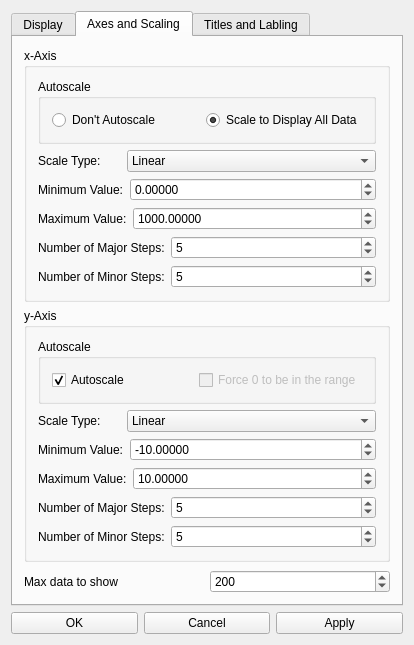
<?xml version="1.0" encoding="UTF-8"?>
<ui version="4.0">
 <class>GPlotPropertiesWidget</class>
 <widget class="QWidget" name="GPlotPropertiesWidget">
  <property name="geometry">
   <rect>
    <x>0</x>
    <y>0</y>
    <width>402</width>
    <height>582</height>
   </rect>
  </property>
  <property name="windowTitle">
   <string>GPlotPropertiesWidget</string>
  </property>
  <layout class="QHBoxLayout" name="horizontalLayout">
   <item>
    <layout class="QVBoxLayout" name="verticalLayout_11">
     <item>
      <widget class="QTabWidget" name="tabWidget">
       <property name="currentIndex">
        <number>1</number>
       </property>
       <widget class="QWidget" name="tabGeneral">
        <attribute name="title">
         <string>Display</string>
        </attribute>
        <layout class="QVBoxLayout" name="verticalLayout_12">
         <item>
          <widget class="QGroupBox" name="groupBox_10">
           <property name="title">
            <string>Grid</string>
           </property>
           <layout class="QVBoxLayout" name="verticalLayout_13">
            <item>
             <layout class="QHBoxLayout" name="horizontalLayout_27">
              <item>
               <widget class="QCheckBox" name="checkXMajor">
                <property name="text">
                 <string>Display x Gridlines (Major)</string>
                </property>
               </widget>
              </item>
              <item>
               <widget class="QCheckBox" name="checkXMinor">
                <property name="text">
                 <string>Display x Gridlines (Minor)</string>
                </property>
               </widget>
              </item>
             </layout>
            </item>
            <item>
             <layout class="QHBoxLayout" name="horizontalLayout_28">
              <item>
               <widget class="QCheckBox" name="checkYMajor">
                <property name="text">
                 <string>Display y Gridlines (Major)</string>
                </property>
               </widget>
              </item>
              <item>
               <widget class="QCheckBox" name="checkYMinor">
                <property name="text">
                 <string>Display y Gridlines (Minor)</string>
                </property>
               </widget>
              </item>
             </layout>
            </item>
            <item>
             <layout class="QHBoxLayout" name="horizontalLayout_29">
              <item>
               <widget class="QLabel" name="label_21">
                <property name="sizePolicy">
                 <sizepolicy hsizetype="Preferred" vsizetype="Preferred">
                  <horstretch>1</horstretch>
                  <verstretch>0</verstretch>
                 </sizepolicy>
                </property>
                <property name="text">
                 <string>Pen Style (Major):</string>
                </property>
               </widget>
              </item>
              <item>
               <widget class="QComboBox" name="comboPenMajor">
                <property name="sizePolicy">
                 <sizepolicy hsizetype="Preferred" vsizetype="Fixed">
                  <horstretch>3</horstretch>
                  <verstretch>0</verstretch>
                 </sizepolicy>
                </property>
                <item>
                 <property name="text">
                  <string>Solid Line</string>
                 </property>
                </item>
                <item>
                 <property name="text">
                  <string>Dash Line</string>
                 </property>
                </item>
                <item>
                 <property name="text">
                  <string>Dot Line</string>
                 </property>
                </item>
                <item>
                 <property name="text">
                  <string>Dash Dot Line</string>
                 </property>
                </item>
                <item>
                 <property name="text">
                  <string>Dash Dot Dot Line</string>
                 </property>
                </item>
               </widget>
              </item>
             </layout>
            </item>
            <item>
             <layout class="QHBoxLayout" name="horizontalLayout_30">
              <item>
               <widget class="QLabel" name="label_22">
                <property name="sizePolicy">
                 <sizepolicy hsizetype="Preferred" vsizetype="Preferred">
                  <horstretch>1</horstretch>
                  <verstretch>0</verstretch>
                 </sizepolicy>
                </property>
                <property name="text">
                 <string>Pen Color (Major):</string>
                </property>
               </widget>
              </item>
              <item>
               <widget class="QtColorPicker" name="colorpickerMajor">
                <property name="sizePolicy">
                 <sizepolicy hsizetype="Minimum" vsizetype="Fixed">
                  <horstretch>3</horstretch>
                  <verstretch>0</verstretch>
                 </sizepolicy>
                </property>
               </widget>
              </item>
             </layout>
            </item>
            <item>
             <layout class="QHBoxLayout" name="horizontalLayout_31">
              <item>
               <widget class="QLabel" name="label_23">
                <property name="sizePolicy">
                 <sizepolicy hsizetype="Preferred" vsizetype="Preferred">
                  <horstretch>1</horstretch>
                  <verstretch>0</verstretch>
                 </sizepolicy>
                </property>
                <property name="text">
                 <string>Pen Style (Minor):</string>
                </property>
               </widget>
              </item>
              <item>
               <widget class="QComboBox" name="comboPenMinor">
                <property name="sizePolicy">
                 <sizepolicy hsizetype="Preferred" vsizetype="Fixed">
                  <horstretch>3</horstretch>
                  <verstretch>0</verstretch>
                 </sizepolicy>
                </property>
                <item>
                 <property name="text">
                  <string>Solid Line</string>
                 </property>
                </item>
                <item>
                 <property name="text">
                  <string>Dash Line</string>
                 </property>
                </item>
                <item>
                 <property name="text">
                  <string>Dot Line</string>
                 </property>
                </item>
                <item>
                 <property name="text">
                  <string>Dash Dot Line</string>
                 </property>
                </item>
                <item>
                 <property name="text">
                  <string>Dash Dot Dot Line</string>
                 </property>
                </item>
               </widget>
              </item>
             </layout>
            </item>
            <item>
             <layout class="QHBoxLayout" name="horizontalLayout_32">
              <item>
               <widget class="QLabel" name="label_24">
                <property name="sizePolicy">
                 <sizepolicy hsizetype="Preferred" vsizetype="Preferred">
                  <horstretch>1</horstretch>
                  <verstretch>0</verstretch>
                 </sizepolicy>
                </property>
                <property name="text">
                 <string>Pen Color (Minor):</string>
                </property>
               </widget>
              </item>
              <item>
               <widget class="QtColorPicker" name="colorpickerMinor">
                <property name="sizePolicy">
                 <sizepolicy hsizetype="Minimum" vsizetype="Fixed">
                  <horstretch>3</horstretch>
                  <verstretch>0</verstretch>
                 </sizepolicy>
                </property>
               </widget>
              </item>
             </layout>
            </item>
           </layout>
          </widget>
         </item>
         <item>
          <widget class="QGroupBox" name="groupBox_11">
           <property name="title">
            <string>Curve</string>
           </property>
           <layout class="QVBoxLayout" name="verticalLayout_14">
            <item>
             <layout class="QHBoxLayout" name="horizontalLayout_33">
              <item>
               <widget class="QLabel" name="label_25">
                <property name="sizePolicy">
                 <sizepolicy hsizetype="Preferred" vsizetype="Preferred">
                  <horstretch>1</horstretch>
                  <verstretch>0</verstretch>
                 </sizepolicy>
                </property>
                <property name="text">
                 <string>Curve Style:</string>
                </property>
               </widget>
              </item>
              <item>
               <widget class="QComboBox" name="comboPenCurve">
                <property name="sizePolicy">
                 <sizepolicy hsizetype="Preferred" vsizetype="Fixed">
                  <horstretch>3</horstretch>
                  <verstretch>0</verstretch>
                 </sizepolicy>
                </property>
                <item>
                 <property name="text">
                  <string>Solid Line</string>
                 </property>
                </item>
                <item>
                 <property name="text">
                  <string>Dash Line</string>
                 </property>
                </item>
                <item>
                 <property name="text">
                  <string>Dot Line</string>
                 </property>
                </item>
                <item>
                 <property name="text">
                  <string>Dash Dot Line</string>
                 </property>
                </item>
                <item>
                 <property name="text">
                  <string>Dash Dot Dot Line</string>
                 </property>
                </item>
               </widget>
              </item>
             </layout>
            </item>
            <item>
             <layout class="QHBoxLayout" name="horizontalLayout_34">
              <item>
               <widget class="QLabel" name="label_26">
                <property name="sizePolicy">
                 <sizepolicy hsizetype="Preferred" vsizetype="Preferred">
                  <horstretch>1</horstretch>
                  <verstretch>0</verstretch>
                 </sizepolicy>
                </property>
                <property name="text">
                 <string>Curve Color:</string>
                </property>
               </widget>
              </item>
              <item>
               <widget class="QtColorPicker" name="colorpickerCurve">
                <property name="sizePolicy">
                 <sizepolicy hsizetype="Minimum" vsizetype="Fixed">
                  <horstretch>3</horstretch>
                  <verstretch>0</verstretch>
                 </sizepolicy>
                </property>
               </widget>
              </item>
             </layout>
            </item>
           </layout>
          </widget>
         </item>
         <item>
          <widget class="QGroupBox" name="groupBox_12">
           <property name="title">
            <string>Canvas</string>
           </property>
           <layout class="QHBoxLayout" name="horizontalLayout_35">
            <item>
             <widget class="QLabel" name="label_27">
              <property name="sizePolicy">
               <sizepolicy hsizetype="Preferred" vsizetype="Preferred">
                <horstretch>1</horstretch>
                <verstretch>0</verstretch>
               </sizepolicy>
              </property>
              <property name="text">
               <string>Background Color:</string>
              </property>
             </widget>
            </item>
            <item>
             <widget class="QtColorPicker" name="colorpickerBackground">
              <property name="sizePolicy">
               <sizepolicy hsizetype="Minimum" vsizetype="Fixed">
                <horstretch>3</horstretch>
                <verstretch>0</verstretch>
               </sizepolicy>
              </property>
              <property name="text">
               <string>Black</string>
              </property>
             </widget>
            </item>
           </layout>
          </widget>
         </item>
         <item>
          <spacer name="verticalSpacer_4">
           <property name="orientation">
            <enum>Qt::Vertical</enum>
           </property>
           <property name="sizeHint" stdset="0">
            <size>
             <width>20</width>
             <height>40</height>
            </size>
           </property>
          </spacer>
         </item>
        </layout>
       </widget>
       <widget class="QWidget" name="tabAxes">
        <attribute name="title">
         <string>Axes and Scaling</string>
        </attribute>
        <layout class="QVBoxLayout" name="verticalLayout_15">
         <item>
          <widget class="QGroupBox" name="groupBox_13">
           <property name="title">
            <string>x-Axis</string>
           </property>
           <layout class="QVBoxLayout" name="verticalLayout_16">
            <item>
             <widget class="QGroupBox" name="groupBox_14">
              <property name="title">
               <string>Autoscale</string>
              </property>
              <layout class="QHBoxLayout" name="horizontalLayout_36">
               <item>
                <widget class="QRadioButton" name="radioXAutoOff">
                 <property name="text">
                  <string>Don't Autoscale</string>
                 </property>
                 <property name="checked">
                  <bool>false</bool>
                 </property>
                </widget>
               </item>
               <item>
                <widget class="QRadioButton" name="radioXAll">
                 <property name="text">
                  <string>Scale to Display All Data</string>
                 </property>
                 <property name="checked">
                  <bool>true</bool>
                 </property>
                </widget>
               </item>
              </layout>
             </widget>
            </item>
            <item>
             <layout class="QHBoxLayout" name="horizontalLayout_37">
              <item>
               <widget class="QLabel" name="label_28">
                <property name="sizePolicy">
                 <sizepolicy hsizetype="Preferred" vsizetype="Preferred">
                  <horstretch>1</horstretch>
                  <verstretch>0</verstretch>
                 </sizepolicy>
                </property>
                <property name="text">
                 <string>Scale Type:</string>
                </property>
               </widget>
              </item>
              <item>
               <widget class="QComboBox" name="comboXScale">
                <property name="sizePolicy">
                 <sizepolicy hsizetype="Preferred" vsizetype="Fixed">
                  <horstretch>3</horstretch>
                  <verstretch>0</verstretch>
                 </sizepolicy>
                </property>
                <item>
                 <property name="text">
                  <string>Linear</string>
                 </property>
                </item>
                <item>
                 <property name="text">
                  <string>Logarithmic</string>
                 </property>
                </item>
               </widget>
              </item>
             </layout>
            </item>
            <item>
             <layout class="QHBoxLayout" name="horizontalLayout_38">
              <item>
               <widget class="QLabel" name="label_29">
                <property name="sizePolicy">
                 <sizepolicy hsizetype="Preferred" vsizetype="Preferred">
                  <horstretch>1</horstretch>
                  <verstretch>0</verstretch>
                 </sizepolicy>
                </property>
                <property name="text">
                 <string>Minimum Value:</string>
                </property>
               </widget>
              </item>
              <item>
               <widget class="QDoubleSpinBox" name="spinXMin">
                <property name="sizePolicy">
                 <sizepolicy hsizetype="Minimum" vsizetype="Fixed">
                  <horstretch>3</horstretch>
                  <verstretch>0</verstretch>
                 </sizepolicy>
                </property>
                <property name="decimals">
                 <number>5</number>
                </property>
                <property name="minimum">
                 <double>-10000000.000000000000000</double>
                </property>
                <property name="maximum">
                 <double>10000000.000000000000000</double>
                </property>
               </widget>
              </item>
             </layout>
            </item>
            <item>
             <layout class="QHBoxLayout" name="horizontalLayout_39">
              <item>
               <widget class="QLabel" name="label_30">
                <property name="sizePolicy">
                 <sizepolicy hsizetype="Preferred" vsizetype="Preferred">
                  <horstretch>1</horstretch>
                  <verstretch>0</verstretch>
                 </sizepolicy>
                </property>
                <property name="text">
                 <string>Maximum Value:</string>
                </property>
               </widget>
              </item>
              <item>
               <widget class="QDoubleSpinBox" name="spinXMax">
                <property name="sizePolicy">
                 <sizepolicy hsizetype="Minimum" vsizetype="Fixed">
                  <horstretch>3</horstretch>
                  <verstretch>0</verstretch>
                 </sizepolicy>
                </property>
                <property name="decimals">
                 <number>5</number>
                </property>
                <property name="minimum">
                 <double>-1000000000.000000000000000</double>
                </property>
                <property name="maximum">
                 <double>1000000000.000000000000000</double>
                </property>
                <property name="value">
                 <double>1000.000000000000000</double>
                </property>
               </widget>
              </item>
             </layout>
            </item>
            <item>
             <layout class="QHBoxLayout" name="horizontalLayout_40">
              <item>
               <widget class="QLabel" name="label_31">
                <property name="sizePolicy">
                 <sizepolicy hsizetype="Preferred" vsizetype="Preferred">
                  <horstretch>1</horstretch>
                  <verstretch>0</verstretch>
                 </sizepolicy>
                </property>
                <property name="text">
                 <string>Number of Major Steps:</string>
                </property>
               </widget>
              </item>
              <item>
               <widget class="QSpinBox" name="spinXMajor">
                <property name="sizePolicy">
                 <sizepolicy hsizetype="Minimum" vsizetype="Fixed">
                  <horstretch>3</horstretch>
                  <verstretch>0</verstretch>
                 </sizepolicy>
                </property>
                <property name="minimum">
                 <number>1</number>
                </property>
                <property name="value">
                 <number>5</number>
                </property>
               </widget>
              </item>
             </layout>
            </item>
            <item>
             <layout class="QHBoxLayout" name="horizontalLayout_41">
              <item>
               <widget class="QLabel" name="label_32">
                <property name="sizePolicy">
                 <sizepolicy hsizetype="Preferred" vsizetype="Preferred">
                  <horstretch>1</horstretch>
                  <verstretch>0</verstretch>
                 </sizepolicy>
                </property>
                <property name="text">
                 <string>Number of Minor Steps:</string>
                </property>
               </widget>
              </item>
              <item>
               <widget class="QSpinBox" name="spinXMinor">
                <property name="sizePolicy">
                 <sizepolicy hsizetype="Minimum" vsizetype="Fixed">
                  <horstretch>3</horstretch>
                  <verstretch>0</verstretch>
                 </sizepolicy>
                </property>
                <property name="minimum">
                 <number>1</number>
                </property>
                <property name="value">
                 <number>5</number>
                </property>
               </widget>
              </item>
             </layout>
            </item>
           </layout>
          </widget>
         </item>
         <item>
          <widget class="QGroupBox" name="groupBox_15">
           <property name="title">
            <string>y-Axis</string>
           </property>
           <layout class="QVBoxLayout" name="verticalLayout_17">
            <item>
             <widget class="QGroupBox" name="groupBox_16">
              <property name="title">
               <string>Autoscale</string>
              </property>
              <layout class="QHBoxLayout" name="horizontalLayout_42">
               <item>
                <widget class="QCheckBox" name="checkAutoScaleY">
                 <property name="text">
                  <string>Autoscale</string>
                 </property>
                 <property name="checked">
                  <bool>true</bool>
                 </property>
                </widget>
               </item>
               <item>
                <widget class="QCheckBox" name="checkForceZeroInRange">
                 <property name="enabled">
                  <bool>false</bool>
                 </property>
                 <property name="text">
                  <string>Force 0 to be in the range</string>
                 </property>
                </widget>
               </item>
              </layout>
             </widget>
            </item>
            <item>
             <layout class="QHBoxLayout" name="horizontalLayout_43">
              <item>
               <widget class="QLabel" name="label_33">
                <property name="sizePolicy">
                 <sizepolicy hsizetype="Preferred" vsizetype="Preferred">
                  <horstretch>1</horstretch>
                  <verstretch>0</verstretch>
                 </sizepolicy>
                </property>
                <property name="text">
                 <string>Scale Type:</string>
                </property>
               </widget>
              </item>
              <item>
               <widget class="QComboBox" name="comboYScale">
                <property name="sizePolicy">
                 <sizepolicy hsizetype="Preferred" vsizetype="Fixed">
                  <horstretch>3</horstretch>
                  <verstretch>0</verstretch>
                 </sizepolicy>
                </property>
                <item>
                 <property name="text">
                  <string>Linear</string>
                 </property>
                </item>
                <item>
                 <property name="text">
                  <string>Logarithmic</string>
                 </property>
                </item>
               </widget>
              </item>
             </layout>
            </item>
            <item>
             <layout class="QHBoxLayout" name="horizontalLayout_44">
              <item>
               <widget class="QLabel" name="label_34">
                <property name="sizePolicy">
                 <sizepolicy hsizetype="Preferred" vsizetype="Preferred">
                  <horstretch>1</horstretch>
                  <verstretch>0</verstretch>
                 </sizepolicy>
                </property>
                <property name="text">
                 <string>Minimum Value:</string>
                </property>
               </widget>
              </item>
              <item>
               <widget class="QDoubleSpinBox" name="spinYMin">
                <property name="sizePolicy">
                 <sizepolicy hsizetype="Minimum" vsizetype="Fixed">
                  <horstretch>3</horstretch>
                  <verstretch>0</verstretch>
                 </sizepolicy>
                </property>
                <property name="decimals">
                 <number>5</number>
                </property>
                <property name="minimum">
                 <double>-2000000000.000000000000000</double>
                </property>
                <property name="maximum">
                 <double>2000000000.000000000000000</double>
                </property>
                <property name="value">
                 <double>-10.000000000000000</double>
                </property>
               </widget>
              </item>
             </layout>
            </item>
            <item>
             <layout class="QHBoxLayout" name="horizontalLayout_45">
              <item>
               <widget class="QLabel" name="label_35">
                <property name="sizePolicy">
                 <sizepolicy hsizetype="Preferred" vsizetype="Preferred">
                  <horstretch>1</horstretch>
                  <verstretch>0</verstretch>
                 </sizepolicy>
                </property>
                <property name="text">
                 <string>Maximum Value:</string>
                </property>
               </widget>
              </item>
              <item>
               <widget class="QDoubleSpinBox" name="spinYMax">
                <property name="sizePolicy">
                 <sizepolicy hsizetype="Minimum" vsizetype="Fixed">
                  <horstretch>3</horstretch>
                  <verstretch>0</verstretch>
                 </sizepolicy>
                </property>
                <property name="decimals">
                 <number>5</number>
                </property>
                <property name="minimum">
                 <double>-2000000000.000000000000000</double>
                </property>
                <property name="maximum">
                 <double>2000000000.000000000000000</double>
                </property>
                <property name="value">
                 <double>10.000000000000000</double>
                </property>
               </widget>
              </item>
             </layout>
            </item>
            <item>
             <layout class="QHBoxLayout" name="horizontalLayout_46">
              <item>
               <widget class="QLabel" name="label_36">
                <property name="sizePolicy">
                 <sizepolicy hsizetype="Preferred" vsizetype="Preferred">
                  <horstretch>1</horstretch>
                  <verstretch>0</verstretch>
                 </sizepolicy>
                </property>
                <property name="text">
                 <string>Number of Major Steps:</string>
                </property>
               </widget>
              </item>
              <item>
               <widget class="QSpinBox" name="spinYMajor">
                <property name="sizePolicy">
                 <sizepolicy hsizetype="Minimum" vsizetype="Fixed">
                  <horstretch>3</horstretch>
                  <verstretch>0</verstretch>
                 </sizepolicy>
                </property>
                <property name="minimum">
                 <number>1</number>
                </property>
                <property name="value">
                 <number>5</number>
                </property>
               </widget>
              </item>
             </layout>
            </item>
            <item>
             <layout class="QHBoxLayout" name="horizontalLayout_47">
              <item>
               <widget class="QLabel" name="label_37">
                <property name="sizePolicy">
                 <sizepolicy hsizetype="Preferred" vsizetype="Preferred">
                  <horstretch>1</horstretch>
                  <verstretch>0</verstretch>
                 </sizepolicy>
                </property>
                <property name="text">
                 <string>Number of Minor Steps:</string>
                </property>
               </widget>
              </item>
              <item>
               <widget class="QSpinBox" name="spinYMinor">
                <property name="sizePolicy">
                 <sizepolicy hsizetype="Minimum" vsizetype="Fixed">
                  <horstretch>3</horstretch>
                  <verstretch>0</verstretch>
                 </sizepolicy>
                </property>
                <property name="minimum">
                 <number>1</number>
                </property>
                <property name="value">
                 <number>5</number>
                </property>
               </widget>
              </item>
             </layout>
            </item>
           </layout>
          </widget>
         </item>
         <item>
          <spacer name="verticalSpacer_5">
           <property name="orientation">
            <enum>Qt::Vertical</enum>
           </property>
           <property name="sizeHint" stdset="0">
            <size>
             <width>20</width>
             <height>40</height>
            </size>
           </property>
          </spacer>
         </item>
         <item>
          <layout class="QHBoxLayout" name="horizontalLayout_2">
           <item>
            <widget class="QLabel" name="label">
             <property name="text">
              <string>Max data to show</string>
             </property>
            </widget>
           </item>
           <item>
            <widget class="QSpinBox" name="maxDataSpinBox">
             <property name="maximum">
              <number>10000000</number>
             </property>
             <property name="singleStep">
              <number>10</number>
             </property>
             <property name="value">
              <number>200</number>
             </property>
            </widget>
           </item>
          </layout>
         </item>
        </layout>
       </widget>
       <widget class="QWidget" name="tabTitles">
        <attribute name="title">
         <string>Titles and Labling</string>
        </attribute>
        <layout class="QVBoxLayout" name="verticalLayout_18">
         <item>
          <widget class="QGroupBox" name="groupBox_17">
           <property name="title">
            <string>Graph Title</string>
           </property>
           <layout class="QVBoxLayout" name="verticalLayout_19">
            <item>
             <layout class="QHBoxLayout" name="horizontalLayout_48">
              <item>
               <widget class="QLabel" name="label_38">
                <property name="sizePolicy">
                 <sizepolicy hsizetype="Preferred" vsizetype="Preferred">
                  <horstretch>1</horstretch>
                  <verstretch>0</verstretch>
                 </sizepolicy>
                </property>
                <property name="text">
                 <string>Title:</string>
                </property>
               </widget>
              </item>
              <item>
               <widget class="QLineEdit" name="lineGraphTitle">
                <property name="sizePolicy">
                 <sizepolicy hsizetype="Expanding" vsizetype="Fixed">
                  <horstretch>3</horstretch>
                  <verstretch>0</verstretch>
                 </sizepolicy>
                </property>
                <property name="text">
                 <string/>
                </property>
               </widget>
              </item>
             </layout>
            </item>
           </layout>
          </widget>
         </item>
         <item>
          <widget class="QGroupBox" name="groupBox_18">
           <property name="title">
            <string>Axis Labels</string>
           </property>
           <layout class="QVBoxLayout" name="verticalLayout_20">
            <item>
             <layout class="QHBoxLayout" name="horizontalLayout_49">
              <item>
               <widget class="QLabel" name="label_39">
                <property name="sizePolicy">
                 <sizepolicy hsizetype="Preferred" vsizetype="Preferred">
                  <horstretch>1</horstretch>
                  <verstretch>0</verstretch>
                 </sizepolicy>
                </property>
                <property name="text">
                 <string>x-Axis:</string>
                </property>
               </widget>
              </item>
              <item>
               <widget class="QLineEdit" name="lineXLabel">
                <property name="sizePolicy">
                 <sizepolicy hsizetype="Expanding" vsizetype="Fixed">
                  <horstretch>3</horstretch>
                  <verstretch>0</verstretch>
                 </sizepolicy>
                </property>
                <property name="text">
                 <string/>
                </property>
               </widget>
              </item>
             </layout>
            </item>
            <item>
             <layout class="QHBoxLayout" name="horizontalLayout_50">
              <item>
               <widget class="QLabel" name="label_40">
                <property name="sizePolicy">
                 <sizepolicy hsizetype="Preferred" vsizetype="Preferred">
                  <horstretch>1</horstretch>
                  <verstretch>0</verstretch>
                 </sizepolicy>
                </property>
                <property name="text">
                 <string>y-Axis:</string>
                </property>
               </widget>
              </item>
              <item>
               <widget class="QLineEdit" name="lineYLabel">
                <property name="sizePolicy">
                 <sizepolicy hsizetype="Expanding" vsizetype="Fixed">
                  <horstretch>3</horstretch>
                  <verstretch>0</verstretch>
                 </sizepolicy>
                </property>
                <property name="text">
                 <string/>
                </property>
               </widget>
              </item>
             </layout>
            </item>
           </layout>
          </widget>
         </item>
         <item>
          <spacer name="verticalSpacer_6">
           <property name="orientation">
            <enum>Qt::Vertical</enum>
           </property>
           <property name="sizeHint" stdset="0">
            <size>
             <width>20</width>
             <height>40</height>
            </size>
           </property>
          </spacer>
         </item>
        </layout>
       </widget>
      </widget>
     </item>
     <item>
      <layout class="QHBoxLayout" name="horizontalLayout_51">
       <item>
        <widget class="QPushButton" name="pushOkay">
         <property name="text">
          <string>OK</string>
         </property>
        </widget>
       </item>
       <item>
        <widget class="QPushButton" name="pushCancel">
         <property name="text">
          <string>Cancel</string>
         </property>
        </widget>
       </item>
       <item>
        <widget class="QPushButton" name="pushApply">
         <property name="text">
          <string>Apply</string>
         </property>
        </widget>
       </item>
      </layout>
     </item>
    </layout>
   </item>
  </layout>
 </widget>
 <layoutdefault spacing="6" margin="11"/>
 <customwidgets>
  <customwidget>
   <class>QtColorPicker</class>
   <extends>QPushButton</extends>
   <header>qtcolorpicker.h</header>
  </customwidget>
 </customwidgets>
 <resources/>
 <connections/>
</ui>
